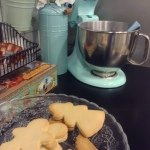
#> input picture collagePhotos/inst2.jpg, 150 x 150 px
$ python collage.py   (Python 2 division)
#> lines starting #> are read from the running program, lines starting #| are printed output that depends on the picture
#Compose collage

#Supongamos A4     297 x 210 mm       1122x759px
#Fotos instagram   40x40 mm           150 x 150 px

##def collage(arayImg):

MARGENUP=75
MARGENOR=37
TAMPHOT =150

COL=4
FIL=5

ArrayPhotos=[]
for i in range (30):
	ArrayPhotos.append("./inst2.jpg")


import Image, ImageEnhance


import urllib2

def download(url, fname):
	try:
		furl = urllib2.urlopen(url)
		f = file(fname,'wb')
		f.write(furl.read())
		f.close()
	except:
		print 'Unable to download file'


def collage (ArayPhotos):

	contPhot=0
	sqX1=0
	sqY1=0

	sqY2=0
	sqY2=0

	layerA4 = Image.new('RGBA', (759,1122) , "white")
#> layerA4: PIL image 759x1122 RGBA; every value is 255

	for i in range (FIL):
		j=0
		sqY1=((TAMPHOT+MARGENOR)*i) + MARGENUP
		sqY2=((TAMPHOT+MARGENOR)*i)+  TAMPHOT + MARGENUP

		for j in range (COL):
			sqX1=MARGENOR+((TAMPHOT+MARGENOR)*j)
			sqX2=MARGENOR+((TAMPHOT+MARGENOR)*j)+TAMPHOT

			#print ("Foto", contPhot," : EsquinaSuperior (", sqX1," , ", sqY1," ) Esquina Inferior (" , sqX2, ", " ,sqY2," ) ")

			img = Image.open (ArayPhotos[contPhot])
#> img is the input picture: PIL image 150x150 RGB; mean R, G, B 107.1, 99.8, 90.4
			layerA4.paste(img, (sqX1,sqY1, sqX2, sqY2))
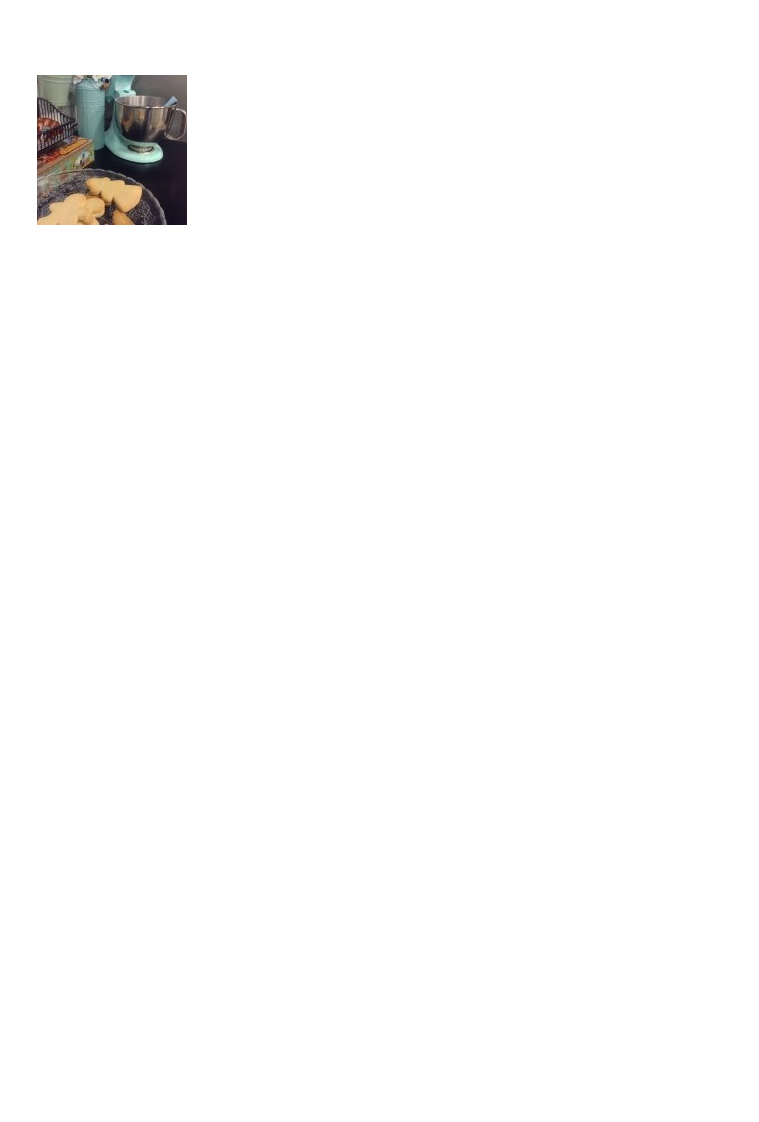
#> layerA4: PIL image 759x1122 RGBA; mean R, G, B, A 251.1, 250.9, 250.7, 255
			contPhot=contPhot+1


	layerA4.show()
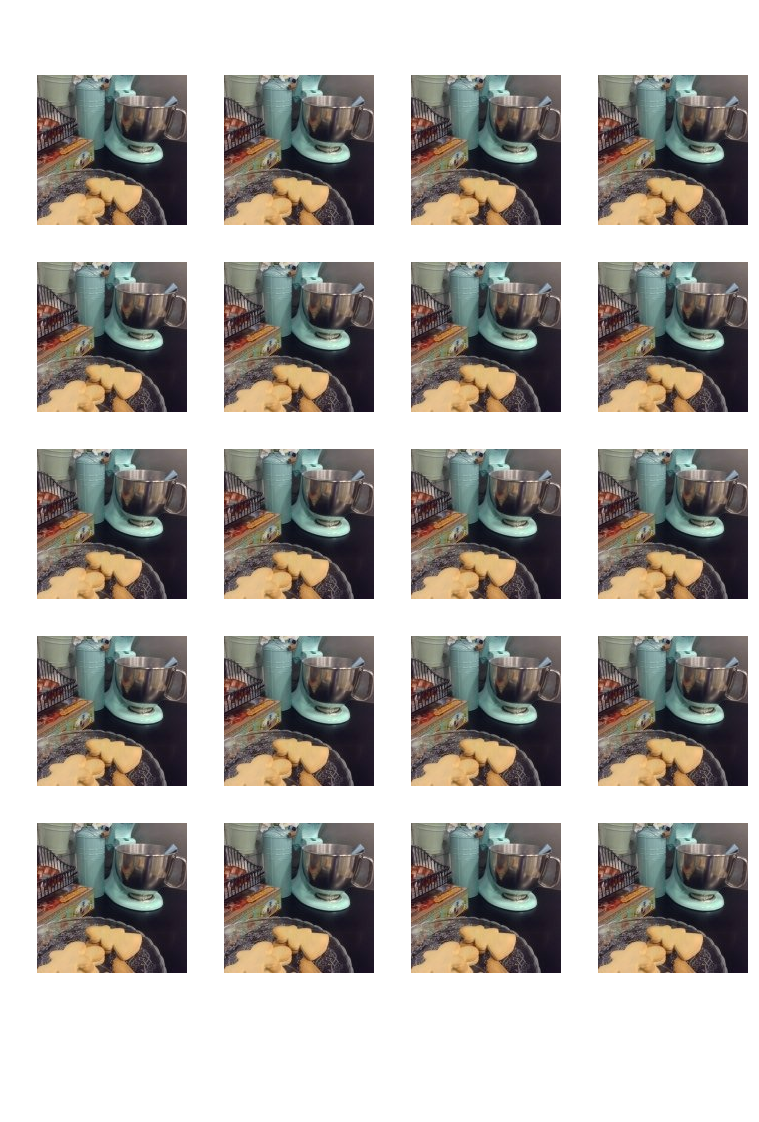
#> shown: PIL image 759x1122 RGBA; mean R, G, B, A 176.9, 173, 168, 255
	layerA4.save("./oo.jpg")

collage(ArrayPhotos)
